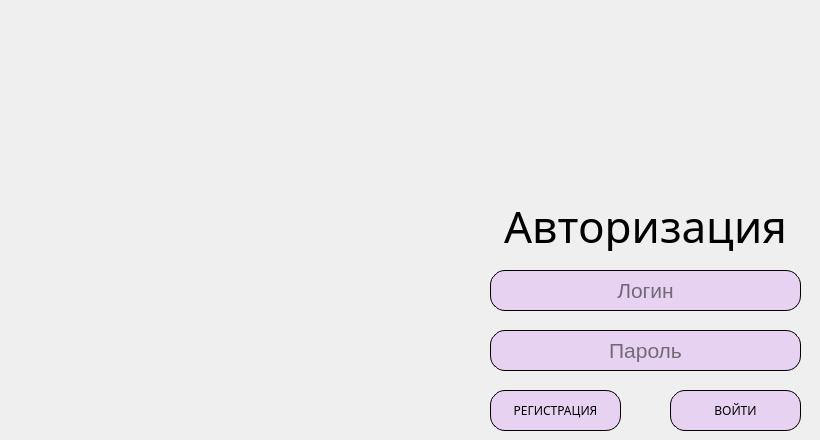
   <widget class="QWidget" name="Authorization">
    <widget class="QLabel" name="label_2">
     <property name="geometry">
      <rect>
       <x>480</x>
       <y>200</y>
       <width>331</width>
       <height>51</height>
      </rect>
     </property>
     <property name="sizePolicy">
      <sizepolicy hsizetype="Preferred" vsizetype="Preferred">
       <horstretch>0</horstretch>
       <verstretch>0</verstretch>
      </sizepolicy>
     </property>
     <property name="minimumSize">
      <size>
       <width>331</width>
       <height>41</height>
      </size>
     </property>
     <property name="font">
      <font>
       <family>Bradley Hand ITC</family>
       <pointsize>33</pointsize>
       <weight>50</weight>
       <italic>false</italic>
       <bold>false</bold>
       <underline>false</underline>
       <strikeout>false</strikeout>
       <kerning>true</kerning>
      </font>
     </property>
     <property name="lineWidth">
      <number>5</number>
     </property>
     <property name="text">
      <string>Авторизация</string>
     </property>
     <property name="alignment">
      <set>Qt::AlignCenter</set>
     </property>
     <property name="wordWrap">
      <bool>true</bool>
     </property>
    </widget>
    <widget class="QLineEdit" name="loginAuth">
     <property name="geometry">
      <rect>
       <x>490</x>
       <y>270</y>
       <width>311</width>
       <height>41</height>
      </rect>
     </property>
     <property name="minimumSize">
      <size>
       <width>311</width>
       <height>41</height>
      </size>
     </property>
     <property name="maximumSize">
      <size>
       <width>311</width>
       <height>41</height>
      </size>
     </property>
     <property name="font">
      <font>
       <pointsize>16</pointsize>
      </font>
     </property>
     <property name="styleSheet">
      <string notr="true">	/*background-color: #d39fcf;*/
	background-color: #e7d2f1;
	border: 1px solid;
	border-radius:15;
	border-color: black;
	/*color: #8860D0;*/
	color: black</string>
     </property>
     <property name="alignment">
      <set>Qt::AlignCenter</set>
     </property>
     <property name="placeholderText">
      <string>Логин</string>
     </property>
    </widget>
    <widget class="QPushButton" name="acceptAuthButton">
     <property name="geometry">
      <rect>
       <x>670</x>
       <y>390</y>
       <width>131</width>
       <height>41</height>
      </rect>
     </property>
     <property name="minimumSize">
      <size>
       <width>131</width>
       <height>41</height>
      </size>
     </property>
     <property name="maximumSize">
      <size>
       <width>131</width>
       <height>41</height>
      </size>
     </property>
     <property name="font">
      <font>
       <family>MS Reference Sans Serif</family>
      </font>
     </property>
     <property name="styleSheet">
      <string notr="true">QPushButton {
	/*background-color: #d39fcf;*/
	background-color: #e7d2f1;
	border: 1px solid;
	border-radius:15;
	border-color: black;
	/*color: #8860D0;*/
	color: black
}

QPushButton:pressed {
	background-color: #ECB6DF;
    vertical-align: middle;
}</string>
     </property>
     <property name="text">
      <string>ВОЙТИ</string>
     </property>
    </widget>
    <widget class="QLineEdit" name="passwordAuth">
     <property name="geometry">
      <rect>
       <x>490</x>
       <y>330</y>
       <width>311</width>
       <height>41</height>
      </rect>
     </property>
     <property name="minimumSize">
      <size>
       <width>311</width>
       <height>41</height>
      </size>
     </property>
     <property name="maximumSize">
      <size>
       <width>311</width>
       <height>41</height>
      </size>
     </property>
     <property name="font">
      <font>
       <pointsize>16</pointsize>
      </font>
     </property>
     <property name="styleSheet">
      <string notr="true">	/*background-color: #d39fcf;*/
	background-color: #e7d2f1;
	border: 1px solid;
	border-radius:15;
	border-color: black;
	/*color: #8860D0;*/
	color: black</string>
     </property>
     <property name="text">
      <string/>
     </property>
     <property name="echoMode">
      <enum>QLineEdit::Password</enum>
     </property>
     <property name="alignment">
      <set>Qt::AlignCenter</set>
     </property>
     <property name="readOnly">
      <bool>false</bool>
     </property>
     <property name="placeholderText">
      <string>Пароль</string>
     </property>
    </widget>
    <widget class="QPushButton" name="regMenuButton">
     <property name="geometry">
      <rect>
       <x>490</x>
       <y>390</y>
       <width>131</width>
       <height>41</height>
      </rect>
     </property>
     <property name="minimumSize">
      <size>
       <width>131</width>
       <height>41</height>
      </size>
     </property>
     <property name="maximumSize">
      <size>
       <width>131</width>
       <height>41</height>
      </size>
     </property>
     <property name="font">
      <font>
       <family>MS Reference Sans Serif</family>
      </font>
     </property>
     <property name="styleSheet">
      <string notr="true">QPushButton {
	/*background-color: #d39fcf;*/
	background-color: #e7d2f1;
	border: 1px solid;
	border-radius:15;
	border-color: black;
	/*color: #8860D0;*/
	color: black
}

QPushButton:pressed {
	background-color: #ECB6DF;
    vertical-align: middle;
}</string>
     </property>
     <property name="text">
      <string>РЕГИСТРАЦИЯ</string>
     </property>
    </widget>
   </widget>
